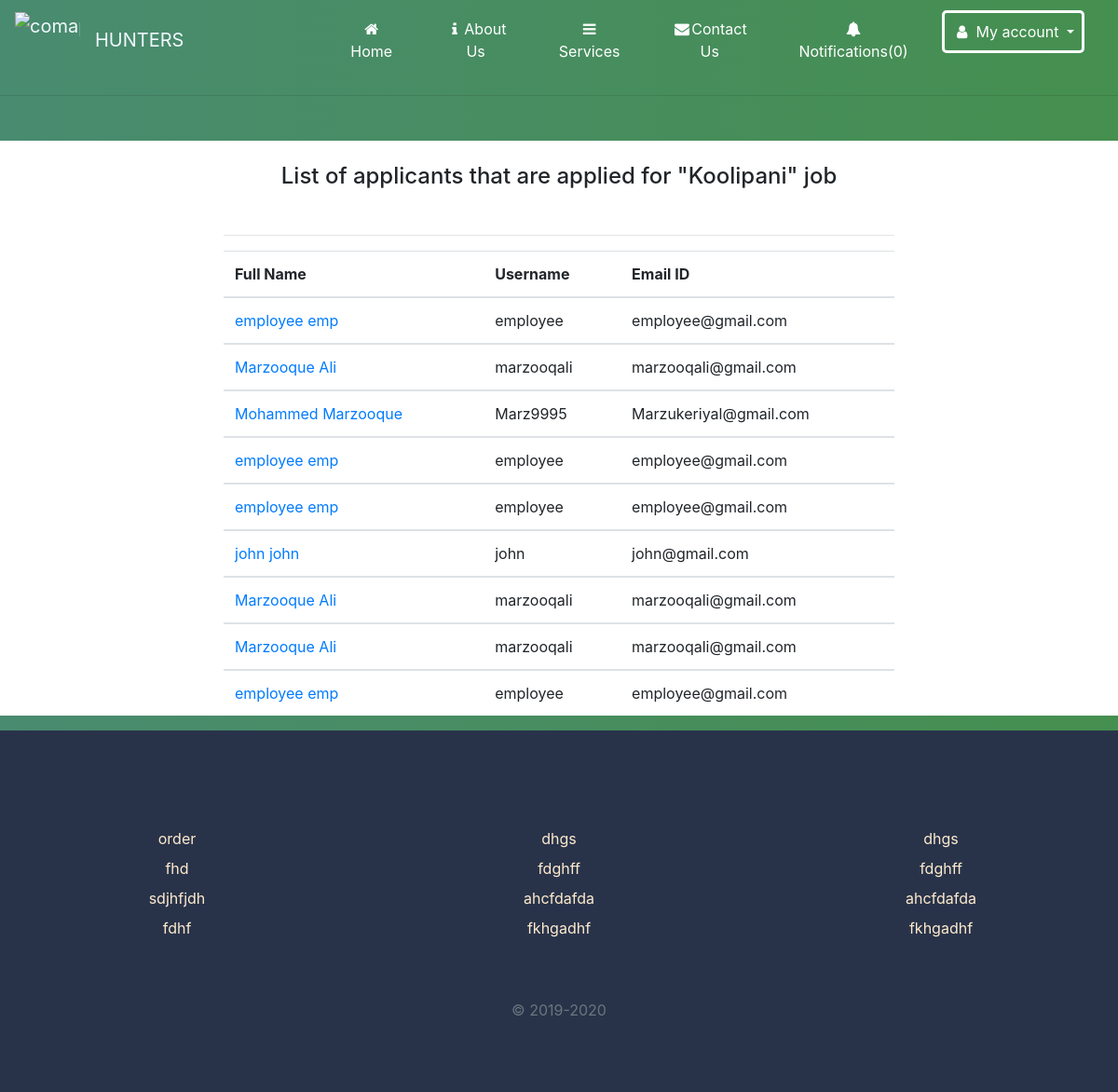
/job/5 (signed in), run on an earlier commit of the app's database.
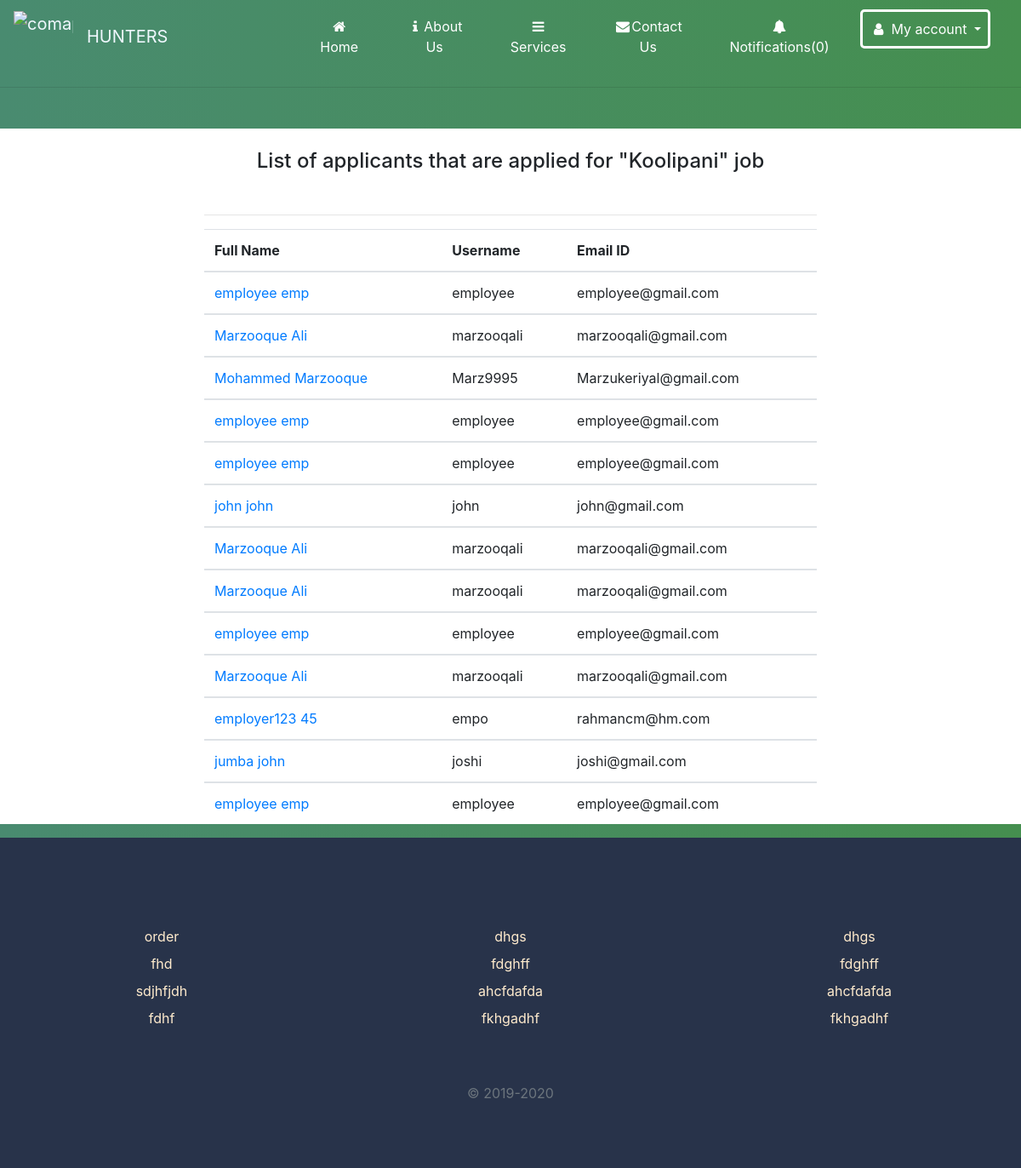
And on a later commit of the database.
### home/models.py (models this page shows, shortened)
class JobPosting(models.Model):
    created_by = models.ForeignKey(User,related_name='jobs', on_delete=models.CASCADE,
                        null=True ,  editable=False, blank=True)
    title = models.CharField(max_length=100)
    company_name = models.CharField(max_length=200)
    employment_status = models.CharField(choices=JOB_TYPE, max_length=10)
    vacancy = models.CharField(max_length=10, null=True)
    gender = models.CharField(choices=GENDER, max_length=30, null=True)
    category = models.CharField(choices=CATEGORY, max_length=30)
    description = models.TextField()
    responsibilities = models.TextField()
    experience = models.CharField(max_length=100)
    job_location = models.CharField(max_length=120)
    Salary = models.CharField(max_length=100, null=True, blank=True)
    application_deadline = models.DateTimeField()
    published_on = models.DateTimeField(auto_now_add=True)
    class Meta:
        ordering=['-published_on']

class Application(models.Model):
    job = models.ForeignKey(JobPosting,related_name='applications',on_delete=models.CASCADE)
    content=models.CharField( max_length=300)
    experiance=models.CharField(max_length=300)
    created_by = models.ForeignKey(User,related_name='applications', on_delete=models.CASCADE,
                        null=True ,  editable=False, blank=True)
    created_at = models.DateTimeField(auto_now_add=True)

### home/views.py (the view)
# urls.py: path('job/<int:id>',views.view_postedjob,name='view_postedjob'),
def view_postedjob(request,id):
    job=get_object_or_404(JobPosting,pk=id, created_by=request.user)
    return render (request,"postedjob.html",{'job':job})

### home/context_processors.py (called while the page is built)
def notification(request):
    if request.user.is_authenticated:
        return {'notifications':request.user.notifications.filter(is_read=False)}
    else:
        return {'notifications':[]}

### templates/postedjob.html (shortened to what this page needs)
{% include 'navbar.html' %}
<section>
<h4 class="text-center m-5 pt-4  " >List of applicants that are applied for "{{job.title}}" job</h4> <hr>
    <table class="table col-sm-12" cellspacing="0">
                                    <thead>
                                        <tr>
                                            <th>Full Name</th>
                                            <th>Username</th>
                                            <th>Email ID</th>
                                        </tr>
                                    </thead>
                                    {% for application in job.applications.all%}
                                    <tbody>
                                        <tr>
                                            <td><a href="{% url 'view_application' application.id%}">{{application.created_by.get_full_name}}</a></td>
                                            <td>{{application.created_by.username}}</td>
                                            <td>{{application.created_by.email}}</td>
                                        </tr>
                                    </tbody>
{% empty %}
   <p class= "text-center m-5 text-warning border py-5 ">Currently no one has applied for this Job </p>
{% endfor %}
  </table>
</section>
{% include 'footer.html' %}

### templates/navbar.html (shortened to what this page needs)
{% load static %}
<!DOCTYPE html>
<html lang="en">
<head>
    <link rel="stylesheet" type="text/css" href="{% static '/css/navbar.css' %}">
    <link rel="stylesheet" href="https://cdnjs.cloudflare.com/ajax/libs/font-awesome/4.7.0/css/font-awesome.min.css">
</head>
<body>
    <nav class="navbar navbar-expand-lg  mx-auto text-center">
        <img class="navbar-brand" src="https://cdn.freebiesupply.com/logos/large/2x/employee-savings-1-logo-png-transparent.png" alt="comapny logop" width="70" height="70">
        <a class="navbar-brand" href="#">HUNTERS</a>
        <div class=" collapse navbar-collapse  navbar-main text-white" id="navbarCollapse">
            <ul class="navbar-nav mr-auto ">
                <li class="nav-item active border-bottom-white">
                    <a class="nav-link " href="/"><i class="fa fa-fw fa-home"></i>Home</a>
                </li>
                <li class="nav-item">
                    <a class="nav-link" href="/about"><i class="fa fa-fw fa-info"></i>About Us</a>
                </li>
                <li class="nav-item ">
                    <a class="nav-link " href="/services"><i class="fa fa-fw fa-bars"></i>Services</a>
                </li>
                <li class="nav-item">
                    <a class="nav-link" href="/contact"><i class="fa fa-fw fa-envelope"></i>Contact Us</a>
                </li>
                <li class="nav-item float-right ">
                    <a class="nav-link " href="/notification"><i class=" fa fa-fw fa-bell"></i>Notifications({{notifications.count}})</a>
                </li>
                <li class="nav-item dropdown ml-auto  ">
                    <a class="nav-link dropdown-toggle" href="#" id="navbarDropdownMenuLink" role="button" data-toggle="dropdown" aria-haspopup="true" aria-expanded="false">
                        <i class="fa fa-fw fa-user"></i> My account
                    </a>
                </li>
            </ul>
        </div>
    </nav>
    <hr>
</body>
</html>

### templates/footer.html (shortened to what this page needs)
<div class="container-fluid footer col-12 ">
    <div class="row">
        <div class="column  col-sm-4 text-center  ">
            <ul class="list-unstyled ">
                <li class="text-gray-500 fadein-colors font-body hover:text-green-500 mt-2">order</li>
                <li class="text-gray-500 fadein-colors font-body hover:text-blue-500 mt-2">fhd</li>
                <li class="text-gray-500 fadein-colors font-body hover:text-green-500 mt-2">sdjhfjdh</li>
                <li class="text-gray-500 fadein-colors font-body hover:text-blue-500 mt-2">fdhf</li>
            </ul>
        </div>
        <div class="column col-sm-4  text-center">
            <ul class="list-unstyled">
                <li class="text-gray-500 fadein-colors font-body hover:text-green-500 mt-2">dhgs</li>
                <li class="text-gray-500 fadein-colors font-body hover:text-blue-500 mt-2">fdghff</li>
                <li class="text-gray-500 fadein-colors font-body hover:text-green-500 mt-2">ahcfdafda</li>
                <li class="text-gray-500 fadein-colors font-body hover:text-blue-500 mt-2">fkhgadhf</li>
            </ul>
        </div>
        <div class="column col-sm-4  text-center ">
            <ul class="list-unstyled">
                <li class="text-gray-500 fadein-colors font-body hover:text-green-500 mt-2">dhgs</li>
                <li class="text-gray-500 fadein-colors font-body hover:text-blue-500 mt-2">fdghff</li>
                <li class="text-gray-500 fadein-colors font-body hover:text-green-500 mt-2">ahcfdafda</li>
                <li class="text-gray-500 fadein-colors font-body hover:text-blue-500 mt-2">fkhgadhf</li>
            </ul>
        </div>
    </div>
    <p class="mt-5 mb-3 text-muted text-center mt-0 text-white">&copy; 2019-2020</p>
</div>

### templates/footer.html (style rules this page uses)
div.footer { padding: 8% 0% 5% 0%; background-color: #28334aff; overflow-x: hidden; color: blanchedalmond; }
a:link { text-decoration: none; }

### templates/postedjob.html (style rules this page uses)
body { background: -webkit-linear-gradient(left, #498b70, #458f4f); }
section { background:white; padding:0% 20% 0% 20%; }

What changed in the data, as far as the page shows it:
added Application: created_by.get_full_name "Marzooque Ali", created_by.username "marzooqali", created_by.email "marzooqali@gmail.com"
added Application: created_by.get_full_name "employer123 45", created_by.username "empo", created_by.email "rahmancm@hm.com"
added Application: created_by.get_full_name "jumba john", created_by.username "joshi", created_by.email "joshi@gmail.com"
added Application: created_by.get_full_name "employee emp", created_by.username "employee", created_by.email "employee@gmail.com"
